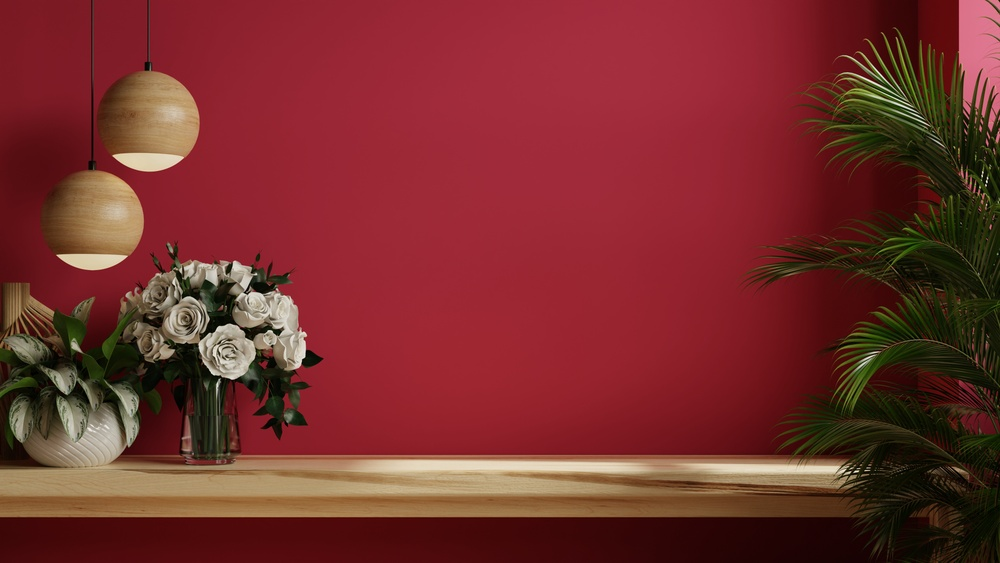
#> input picture Daily task/7-8-2024/test.jpg, 1000 x 563 px, shrunk from 4200 x 2363 before the run
$ python test.py
#> lines starting #> are read from the running program, lines starting #| are printed output that depends on the picture
import cv2
import numpy as np

# Read the image with the OpenCV library
image = cv2.imread('test.jpg')
#> image is the input picture: shape (563, 1000, 3); mean B, G, R 44.2, 46.5, 119.1

# Check if the image was successfully loaded
if image is None:
    print("Could not read the image")
    exit()

# Display the image
# cv2.imshow('Original Image', image)
# cv2.waitKey(0)
# cv2.destroyAllWindows()

#convert to greyscale
grey_image = cv2.cvtColor(image,cv2.COLOR_BGR2GRAY)
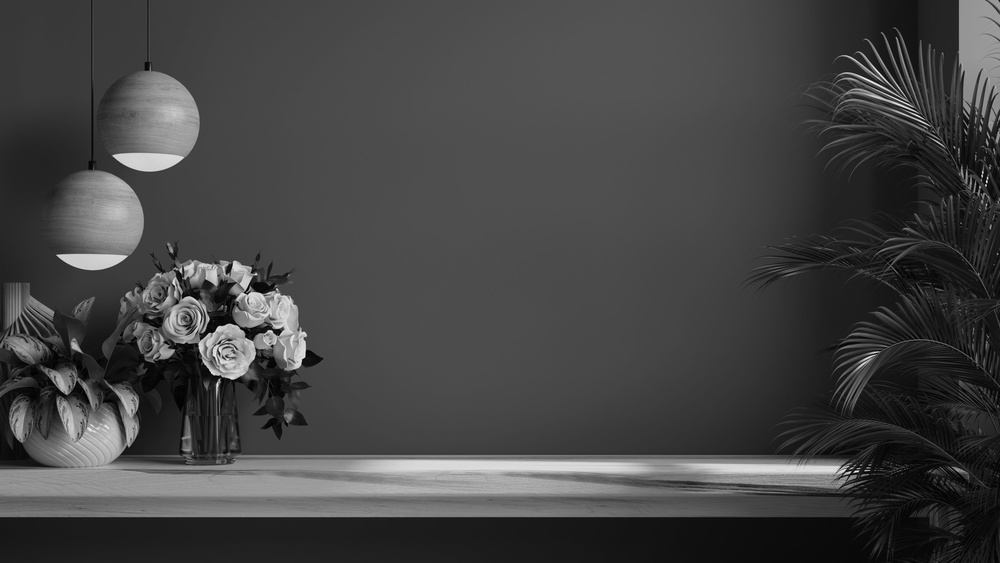
#> grey_image: shape (563, 1000); min 0, max 253, mean 67.9

#we apply a Gaussain blur into the above image
blurred_image = cv2.GaussianBlur(grey_image,(5,5),0)

#edge detection
edges = cv2.Canny(blurred_image,50,150)
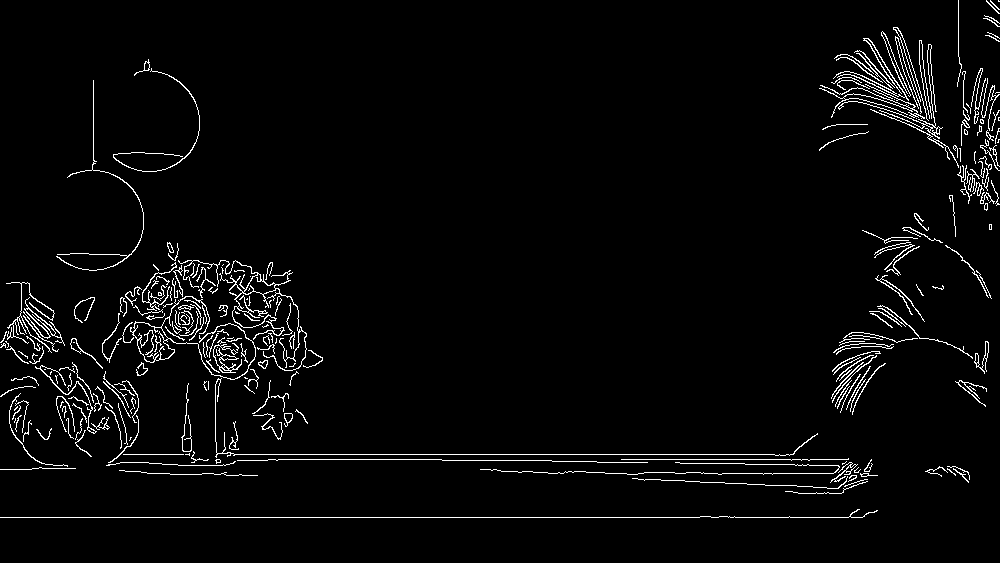
#> edges: shape (563, 1000); 3.2% white in thin lines or dots

#orginal image
cv2.imshow('Original Image', image)
cv2.waitKey(0)

cv2.imshow('greyscale image', grey_image)
cv2.waitKey(0)

cv2.imshow('blurred image', blurred_image)
cv2.waitKey(0)

cv2.imshow('edges', edges)
cv2.waitKey(0)

cv2.destroyAllWindows()
